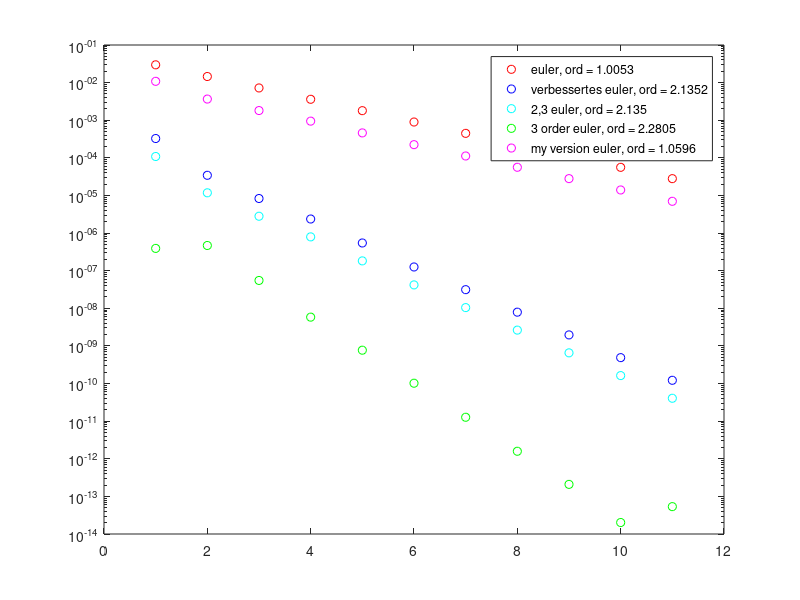

Write MATLAB code to recreate this figure.
%% A5
%y(t) = exp(-1/3*t^3), y'(t) = -t^2 * y, y(0) = 1
y = @(t) exp(-1/3 * t.^3);
L = zeros(5,8);

N = 10
for n = 0 : N
    hn = 0.1 * 0.5^n;
    t = 0;
    ytj = 1;

    ytjV = 1;

    y3V = 1;
    
    y4V = 1;
   
    y5V = 1;
    while(t <= 1)
        ytj_next = ytj + hn * (-t^2) * ytj;
        ytj = ytj_next;
        
        
        ytjV_Middle = ytjV + hn/2 * (-t^2) * ytjV;
        ytjV_next = ytjV + hn * (-(t + hn/2)^2) * ytjV_Middle;
        ytjV = ytjV_next;
        
        
        % combined h/2 h/3 Euler 
        k1 = (-t^2) * y3V;
        halfV = y3V + hn/2 * k1;
        k2 = (-(t + hn/2)^2) * halfV;
        
        thirdV = y3V + hn/3 * (-t^2) * y3V;
        k3 = (-(t + hn/3)^2) * thirdV;
        
        twoThirdV = thirdV + hn/3 * (-(t + hn/3)^2) * thirdV;
        k4 = (-(t + 2/3 * hn)^2) * twoThirdV;
        y3V = y3V + hn * (-k2 + k3 + k4);
        
        % the three convergent order combined version but it seems that 
        % the order is two
        tk1 = (-t^2) * y4V;
        thalfV = y4V + hn/2 * tk1;
        tk2 = (-(t + hn/2)^2) * thalfV;
        
        tthirdV = y4V + hn/3 * (-t^2) * y4V;
        tk3 = (-(t + hn/3)^2) * tthirdV;
        
        ttwoThirdV = tthirdV + hn/3 * (-(t + hn/3)^2) * tthirdV;
        tk4 = (-(t + 2/3 * hn)^2) * ttwoThirdV;
        y4V = y4V + hn * (-2 * tk2 + 3/2 * tk3 + 3/2 * tk4);
        
        % my version . not so good :-(
        myK1 = (-t^2) * y5V;
        myK2 = (-(t+hn/2)^2)*y5V;
        myK3 = (-(t+hn/3)^2) * y5V;
        
        y5V = y5V + hn * (1/2 * myK1 + 2 * myK2 - 3/2 * myK3);
        
        
        % increase t
        t = t + hn;
        correctValue = y(t);
        diffE = abs(correctValue - ytj_next);
        diffV = abs(correctValue - ytjV_next);    
        diff23 = abs(correctValue - y3V);
        diff4 = abs(correctValue - y4V);
        diff5 = abs(correctValue - y5V);
    end
    L(1,n+1) = diffE;
    L(2,n+1) = diffV;
    L(3,n+1) = diff23;
    L(4,n+1) = diff4;
    L(5,n+1) = diff5;
end


semilogy(1:(N+1),L(1,:),'ro')
hold on
semilogy(1:(N+1),L(2,:),'bo')
semilogy(1:(N+1),L(3,:),'co')
semilogy(1:(N+1),L(4,:),'go')
semilogy(1:(N+1),L(5,:),'mo')
K1 = mean(diff(log(L(1,:)))/log(1/2));
K2 = mean(diff(log(L(2,:)))/log(1/2));
K3 = mean(diff(log(L(3,:)))/log(1/2));
K4 = mean(diff(log(L(4,:)))/log(1/2));
K5 = mean(diff(log(L(5,:)))/log(1/2));
str1 = ['euler, ord = '  num2str(K1)];
str2 = ['verbessertes euler, ord = '  num2str(K2)];
str3 = ['2,3 euler, ord = ' num2str(K3)];
str4 = ['3 order euler, ord = ' num2str(K4)];
str5 = ['my version euler, ord = ' num2str(K5)];
legend(str1,str2,str3,str4,str5)





%% A6
% [x,y]' = 
dist = 1;
v0 = [1,0]';
h = 0.1 * 0.5^7;
t = 0;
f = @(t,x,y) 2/norm([t - y,x]) * [-x,t-y]';
v = zeros(2,1);
while(dist > 1e-5)
    % choose the x-coord as relative dist
    % since the norm of the distance will be inaccurate
    % by examining the vector returned  [0,0.6646] we see that
    % x-coord already 0, while y-coord and t has a large difference
    % but norm([0,t] - v) in this case is exactly abs(t - v(2)) and 
    % cannot be smaller than 1e-5 
    % so the function will run forever. Therefore, use x-coord as dist
    % instead
    v = v0 + h/2 * f(t,v0(1),v0(2));
    v = v0 + h * f(t+h/2, v(1),v(2));
    t = t + h;
    v0 = v;
    dist = v(1);
end
v
    


% %% loesung
% 
% errE = zeros(8,1)
% orderE = zeeros(8,1)
% for j = 1:8
%     
%     for i = 2: n+1
%         
%         
%     end
%     errE(j) = a